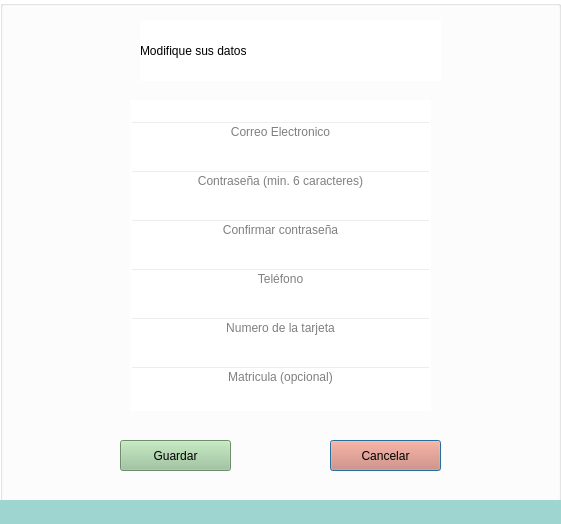
<?xml version="1.0" encoding="UTF-8"?>
<ui version="4.0">
 <class>ModificarDatos</class>
 <widget class="QDialog" name="ModificarDatos">
  <property name="geometry">
   <rect>
    <x>0</x>
    <y>0</y>
    <width>561</width>
    <height>524</height>
   </rect>
  </property>
  <property name="windowTitle">
   <string>Dialog</string>
  </property>
  <widget class="QGroupBox" name="groupBox">
   <property name="geometry">
    <rect>
     <x>0</x>
     <y>0</y>
     <width>561</width>
     <height>531</height>
    </rect>
   </property>
   <property name="styleSheet">
    <string notr="true">background-color: rgb(255, 255, 255);</string>
   </property>
   <property name="title">
    <string/>
   </property>
   <widget class="QLabel" name="ModificarDatos_2">
    <property name="geometry">
     <rect>
      <x>140</x>
      <y>20</y>
      <width>301</width>
      <height>61</height>
     </rect>
    </property>
    <property name="styleSheet">
     <string notr="true">font: 22pt &quot;Segoe Print&quot;;</string>
    </property>
    <property name="text">
     <string>Modifique sus datos</string>
    </property>
   </widget>
   <widget class="QLabel" name="Logo">
    <property name="geometry">
     <rect>
      <x>0</x>
      <y>10</y>
      <width>111</width>
      <height>111</height>
     </rect>
    </property>
    <property name="styleSheet">
     <string notr="true">background: transparent;</string>
    </property>
    <property name="text">
     <string/>
    </property>
    <property name="pixmap">
     <pixmap resource="Imagenes.qrc">:/Imagenes/Imagenes/Icon_2_0.png</pixmap>
    </property>
   </widget>
   <widget class="QWidget" name="verticalLayoutWidget">
    <property name="geometry">
     <rect>
      <x>130</x>
      <y>100</y>
      <width>301</width>
      <height>311</height>
     </rect>
    </property>
    <layout class="QVBoxLayout" name="verticalLayout" stretch="0,0,0,0,0,0">
     <property name="sizeConstraint">
      <enum>QLayout::SetDefaultConstraint</enum>
     </property>
     <property name="leftMargin">
      <number>0</number>
     </property>
     <item>
      <widget class="QLineEdit" name="Correo_Electronico">
       <property name="enabled">
        <bool>true</bool>
       </property>
       <property name="styleSheet">
        <string notr="true">font: 14pt &quot;Times New Roman&quot;;
background: transparent;
border bottom: rgb(255, 255, 255);

</string>
       </property>
       <property name="text">
        <string/>
       </property>
       <property name="alignment">
        <set>Qt::AlignCenter</set>
       </property>
       <property name="placeholderText">
        <string>Correo Electronico</string>
       </property>
      </widget>
     </item>
     <item>
      <widget class="QLineEdit" name="Contrasea">
       <property name="styleSheet">
        <string notr="true">font: 14pt &quot;Times New Roman&quot;;
color: rgb(0,0,0);
background: transparent;
</string>
       </property>
       <property name="text">
        <string/>
       </property>
       <property name="echoMode">
        <enum>QLineEdit::Password</enum>
       </property>
       <property name="alignment">
        <set>Qt::AlignCenter</set>
       </property>
       <property name="placeholderText">
        <string>Contraseña (min. 6 caracteres)</string>
       </property>
      </widget>
     </item>
     <item>
      <widget class="QLineEdit" name="Contrasea_2">
       <property name="styleSheet">
        <string notr="true">font: 14pt &quot;Times New Roman&quot;;
color: rgb(0,0,0);
background: transparent;
</string>
       </property>
       <property name="text">
        <string/>
       </property>
       <property name="echoMode">
        <enum>QLineEdit::Password</enum>
       </property>
       <property name="alignment">
        <set>Qt::AlignCenter</set>
       </property>
       <property name="placeholderText">
        <string>Confirmar contraseña</string>
       </property>
      </widget>
     </item>
     <item>
      <widget class="QLineEdit" name="Telefono">
       <property name="styleSheet">
        <string notr="true">font: 14pt &quot;Times New Roman&quot;;
color: rgb(0,0,0);
background: transparent;
</string>
       </property>
       <property name="text">
        <string/>
       </property>
       <property name="maxLength">
        <number>10</number>
       </property>
       <property name="alignment">
        <set>Qt::AlignCenter</set>
       </property>
       <property name="placeholderText">
        <string>Teléfono</string>
       </property>
      </widget>
     </item>
     <item>
      <widget class="QLineEdit" name="Numero_Tarjeta">
       <property name="styleSheet">
        <string notr="true">font: 14pt &quot;Times New Roman&quot;;
color: rgb(0,0,0);
background: transparent;
</string>
       </property>
       <property name="text">
        <string/>
       </property>
       <property name="alignment">
        <set>Qt::AlignCenter</set>
       </property>
       <property name="placeholderText">
        <string>Numero de la tarjeta</string>
       </property>
      </widget>
     </item>
     <item>
      <widget class="QLineEdit" name="Matricula">
       <property name="styleSheet">
        <string notr="true">font: 14pt &quot;Times New Roman&quot;;
color: rgb(0,0,0);
background: transparent;
</string>
       </property>
       <property name="text">
        <string/>
       </property>
       <property name="alignment">
        <set>Qt::AlignCenter</set>
       </property>
       <property name="placeholderText">
        <string>Matricula (opcional)</string>
       </property>
      </widget>
     </item>
    </layout>
   </widget>
   <widget class="QPushButton" name="Cancelar">
    <property name="geometry">
     <rect>
      <x>330</x>
      <y>440</y>
      <width>111</width>
      <height>31</height>
     </rect>
    </property>
    <property name="styleSheet">
     <string notr="true">background-color:#DB7B65;
font: 14pt 75 &quot;Times New Roman&quot;;
hover!pressed:border: 5px solid green;
</string>
    </property>
    <property name="text">
     <string>Cancelar</string>
    </property>
   </widget>
   <widget class="QPushButton" name="Guardar">
    <property name="geometry">
     <rect>
      <x>120</x>
      <y>440</y>
      <width>111</width>
      <height>31</height>
     </rect>
    </property>
    <property name="styleSheet">
     <string notr="true">font: 14pt 75 &quot;Times New Roman&quot;;
hover!pressed:border: 5px solid green;
background-color: #9BC499;</string>
    </property>
    <property name="text">
     <string>Guardar</string>
    </property>
   </widget>
   <widget class="QLabel" name="label_3">
    <property name="geometry">
     <rect>
      <x>0</x>
      <y>500</y>
      <width>771</width>
      <height>51</height>
     </rect>
    </property>
    <property name="styleSheet">
     <string notr="true">background-color: #9fd5d1;</string>
    </property>
    <property name="text">
     <string/>
    </property>
   </widget>
  </widget>
 </widget>
 <resources>
  <include location="Imagenes.qrc"/>
 </resources>
 <connections/>
</ui>
